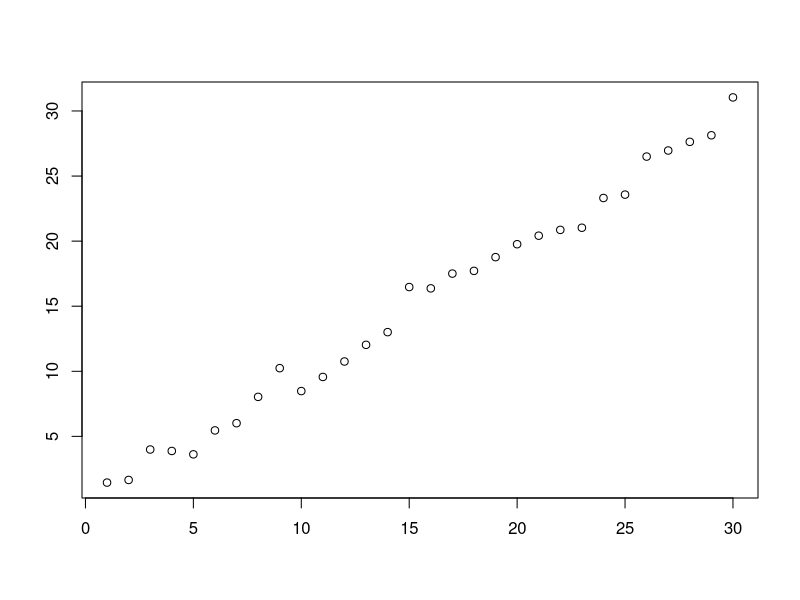

Recreate this plot in R.
# Generate a numeric series from 1 to 30 and assign it to variable x
x <- seq(1, 30)

# Create copy of x as variable y 
y <- x

# Generate 30 uniform distributed random number each ranges between -1 to 1
noise <- runif(30, -1, 1)

# Create variable ywnoise as in Excel
ywnoise <- y + noise * 2

# Plot values of x and ywnoise without labels
plot(x, ywnoise, xlab = NA, ylab = NA)

# Combine columns x and ywnoise to create two column grid named linoise
linoise <- cbind(x, ywnoise)

print (linoise)
